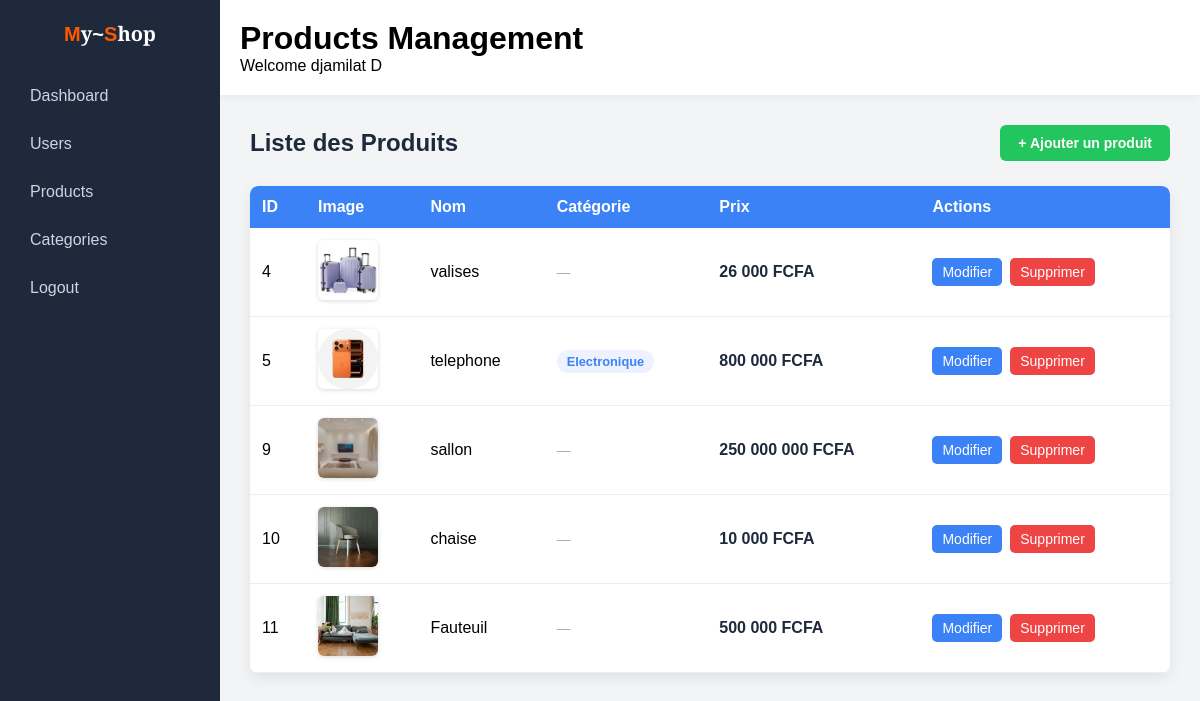
Screenshot of /views/admin_products.php (signed in) with the database file from the repository.
### tables this page shows
CREATE TABLE `products` (
  `id` int(11) NOT NULL,
  `name` varchar(255) NOT NULL DEFAULT '0',
  `price` int(11) NOT NULL DEFAULT 0,
  `category_id` int(11) NOT NULL DEFAULT 0,
  `description` text DEFAULT NULL,
  `picture` text DEFAULT NULL,
  `created_by` int(11) DEFAULT NULL
);

CREATE TABLE `categories` (
  `id` int(11) NOT NULL,
  `name` varchar(255) DEFAULT NULL,
  `parent_id` int(11) DEFAULT NULL
);

### models/connexion.php (called while the page is built, shortened)
<?php
class BD {
    private $host;
    private $dbname;
    private $username;
    private $password;
    private $conn = null;
    public function __construct(){
        $host = $_SERVER['SERVER_NAME'] ?? '';
        if (strpos($host, 'freedev.app') !== false) {
            $this->host = "sql312.infinityfree.com";
            $this->dbname = "if0_42341538_my_shop";
            $this->username = "if0_42341538";
            $this->password = "QkV0MgiHMXk";
        } else {
            $this->host = "127.0.0.1";
            $this->dbname = "my_shop";
            $this->username = "root";
            $this->password = "";
        }
    }
    public function getConnect(){
        if($this->conn === null){
            try{
                $this->conn = new PDO(
                    "mysql:host=".$this->host.";dbname=".$this->dbname.";charset=utf8",
                    $this->username,
                    $this->password
                );
                $this->conn->setAttribute(PDO::ATTR_ERRMODE, PDO::ERRMODE_EXCEPTION);
                $this->conn->setAttribute(PDO::ATTR_DEFAULT_FETCH_MODE, PDO::FETCH_ASSOC);
            }catch(PDOException $e){
                die("Erreur connexion : " . $e->getMessage());
            }
        }
        return $this->conn;
    }
}
?>

### models/product.php (called while the page is built, shortened)
<?php
include_once 'connexion.php';
class Products {
    private $conn;
    public function __construct() {
        $db = new BD();
        $this->conn = $db->getConnect();
    }
    public function getAll() {
        $requete = "SELECT products.*, categories.name AS category_name
                    FROM products
                    LEFT JOIN categories ON products.category_id = categories.id";
        $reponse = $this->conn->prepare($requete);
        $reponse->execute();
        return $reponse->fetchAll(PDO::FETCH_ASSOC);
    }
}

### views/admin_products.php (the view, shortened to what this page needs)
<?php
$isAdmin = !empty($_SESSION['is_admin']);
include_once '../models/product.php';
$productModel = new Products();
$produits = $productModel->getAll();
?>
<!DOCTYPE html>
<html lang="fr">
<head>
    <link rel="stylesheet" href="../style.css">
</head>
<body>
<div class="admin-layout">
    <div class="sidebar">
        <h2 class="sidebar-logo"><span class="styleM">M</span>y<span class="style">~</span><span class="styleS">S</span>hop</h2>
        <a href="admin.php">Dashboard</a>
        <?php if ($isAdmin): ?>
        <a href="admin_users.php">Users</a>
        <?php endif; ?>
        <a href="admin_products.php" class="active">Products</a>
        <a href="add_categorie.php">Categories</a>
        <a href="logout.php">Logout</a>
    </div>
    <div class="main-content">
        <div class="header">
            <h1>Products Management</h1>
            <p>Welcome <?= htmlspecialchars($_SESSION['username']) ?></p>
        </div>
        <div class="container" style="display: block;">
            <div class="page-toolbar">
                <h2>Liste des Produits</h2>
                <a href="ajouter_products.php" class="btn-add">+ Ajouter un produit</a>
            </div>
            <?php if(empty($produits)): ?>
                <p class="empty-state">Aucun produit trouvé dans la base de données.</p>
            <?php else: ?>
                <div class="table-wrap">
                <table>
                    <thead>
                        <tr>
                            <th>ID</th>
                            <th>Image</th>
                            <th>Nom</th>
                            <th>Catégorie</th>
                            <th>Prix</th>
                            <th>Actions</th>
                        </tr>
                    </thead>
                    <tbody>
                        <?php foreach($produits as $produit): ?>
                            <tr>
                                <td><?= $produit['id']; ?></td>
                                <td>
                                    <?php if(!empty($produit['picture'])): ?>
                                        <img src="image/<?= $produit['picture'];?>" alt="<?= htmlspecialchars($produit['name']); ?>" class="thumb">
                                    <?php else: ?>
                                        <span class="no-thumb">Pas d'image</span>
                                    <?php endif; ?>
                                </td>
                                <td><?= htmlspecialchars($produit['name']); ?></td>
                                <td>
                                    <?php if ($produit['category_name']): ?>
                                        <span class="badge-category"><?= htmlspecialchars($produit['category_name']); ?></span>
                                    <?php else: ?>
                                        <span class="badge-none">—</span>
                                    <?php endif; ?>
                                </td>
                                <td class="price-cell"><?= number_format($produit['price'], 0, ',', ' '); ?> FCFA</td>
                                <td>
                                    <?php
                                        $isOwner = $produit['created_by'] == $_SESSION['user_id'];
                                        $canManage = $isAdmin || $isOwner;
                                    ?>
                                    <div class="actions-cell">
                                    <?php if ($canManage): ?>
                                        <a href="edit_products.php?id=<?= $produit['id']; ?>" class="btn btn-edit">Modifier</a>
                                        <a href="../controllers/delete_products.php?id=<?= $produit['id'];?>"
                                           class="btn btn-delete"
                                           onclick="return confirm('Voulez-vous vraiment supprimer ce produit ?')">
                                           Supprimer
                                        </a>
                                    <?php else: ?>
                                        <span class="owner-note">Pas le tien</span>
                                    <?php endif; ?>
                                    </div>
                                </td>
                            </tr>
                        <?php endforeach; ?>
                    </tbody>
                </table>
                </div>
            <?php endif; ?>
        </div>
    </div>
</div>
</body>
</html>

### style.css (style rules this page uses)
* { margin: 0; padding: 0; box-sizing: border-box; font-family: Arial, Helvetica, sans-serif; }
body { background-color: #f3f4f6; }
.sidebar { position: fixed; left: 0; top: 0; width: 220px; height: 100vh; background: #1e293b; padding: 20px; }
.sidebar h2 { color: white; margin-bottom: 30px; text-align: center; }
.sidebar-logo { font-family: 'Cinzel Decorative', cursive; font-size: 20px; }
.sidebar-logo .styleM, .sidebar-logo .styleS { color: rgb(255, 89, 0); }
.sidebar-logo .style { color: white; }
.sidebar a { display: block; color: #cbd5e1; text-decoration: none; padding: 10px; border-radius: 6px; margin-bottom: 10px; transition: 0.2s; }
.header { margin-left: 220px; background: white; padding: 20px; box-shadow: 0 2px 10px rgba(0,0,0,0.05); }
.header h1 { display: flex; justify-content: space-between; align-items: center; }
.container { margin-left: 220px; padding: 30px; display: grid; grid-template-columns: repeat(auto-fit, minmax(250px,1fr)); gap: 20px; }
table { width: 100%; border-collapse: collapse; background: white; border-radius: 8px; overflow: hidden; box-shadow: 0 5px 15px rgba(0,0,0,0.08); }
th { background: #3b82f6; color: white; padding: 12px; text-align: left; }
td { padding: 12px; border-bottom: 1px solid #eee; }
.btn { padding: 6px 10px; border-radius: 5px; text-decoration: none; font-size: 14px; }
.btn-edit { background: #3b82f6; color: white; }
.btn-delete { background: #ef4444; color: white; }
.page-toolbar { display: flex; justify-content: space-between; align-items: center; flex-wrap: wrap; gap: 15px; margin-bottom: 25px; }
.page-toolbar h2 { color: #1e293b; }
.btn-add { background: #22c55e; color: white; text-decoration: none; padding: 10px 18px; border-radius: 6px; font-weight: bold; font-size: 14px; transition: 0.2s; }
.table-wrap { overflow-x: auto; border-radius: 8px; box-shadow: 0 5px 15px rgba(0,0,0,0.08); }
.table-wrap table { box-shadow: none; margin: 0; }
.thumb { width: 60px; height: 60px; object-fit: cover; border-radius: 6px; box-shadow: 0 1px 4px rgba(0,0,0,0.15); }
.badge-category { display: inline-block; background: #eef2ff; color: #3b82f6; padding: 4px 10px; border-radius: 20px; font-size: 0.8em; font-weight: bold; }
.badge-none { color: #9ca3af; font-size: 0.85em; }
.price-cell { font-weight: bold; color: #1e293b; }
.actions-cell { display: flex; gap: 8px; align-items: center; flex-wrap: wrap; }

### rows the page displays
products: id "4", picture (picture), name "valises", price "26 000"
products: id "5", picture (picture), name "telephone", category.name "Electronique", price "800 000"
products: id "9", picture (picture), name "sallon", price "250 000 000"
products: id "10", picture (picture), name "chaise", price "10 000"
products: id "11", picture (picture), name "Fauteuil", price "500 000"

### other values shown
$_SESSION['username'] "djamilat D"
